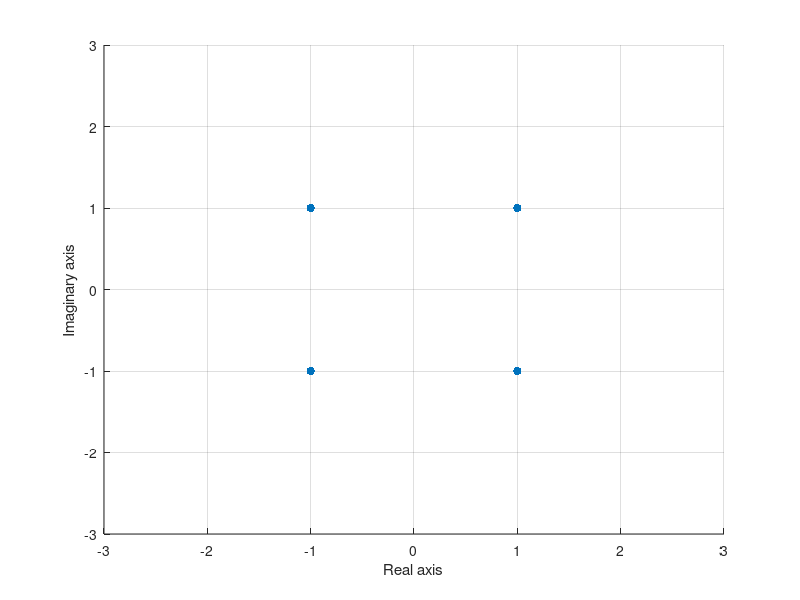

Here is the MATLAB script that generated this plot: (Note: this script raises an error after producing the figure.)
% Exercise C2

%% 5a)

clc, clear all, close all

m_size = 2; 
number_of_symbols = 10;
f_samp = 44000; % Sampling frequency
t_samp = 1/f_samp;
f_c = 1000;

Rb = 440;
Rs = Rb/log2(2^m_size);
Ts = 1/Rs;
sps = f_samp/Rs; % samples per symbol

a = randi([0 1], 1, number_of_symbols*m_size);

% Bits to messeges => Messeges to symbols 

symb = zeros(1, length(a)/m_size); % prep symb array
const = qammod(0:3,m_size^2);

% % Plot
% figure(1)
% scatter(real(const), imag(const), 'red', 'filled'), grid on
% axis([-3 3 -3 3])
% xlabel('Real axis')
% ylabel('Imaginary axis')

% Mapping of meeseges to symbols
for i = 1:length(symb)
    if (a(2*i-1)==0 && a(2*i)==0)
        symb(i)=const(3);
    elseif (a(2*i-1)==0 && a(2*i)==1)
        symb(i)=const(1);
    elseif (a(2*i-1)==1 && a(2*i)==0)
        symb(i)=const(4);
    elseif (a(2*i-1)==1 && a(2*i)==1)
        symb(i)=const(2);
    else
        print('Errrrrroooorr')
    end
end

figure(2)
scatter(real(symb), imag(symb), 'filled'), grid on
axis([-3 3 -3 3])
xlabel('Real axis')
ylabel('Imaginary axis')

% Symbols to waveform

symb_up = upsample(symb, sps);  % upsampling of signal

% Create pulse
[g, t] = rcpuls(0.5, t_samp, f_samp, 6);     % Create Raised Cosine
plot(t, g)

% Convolve with pulse
signal = conv(symb_up,g);

t1= (0:numel(signal)-1)*Ts;

plot(t1,signal), grid on


%% 










